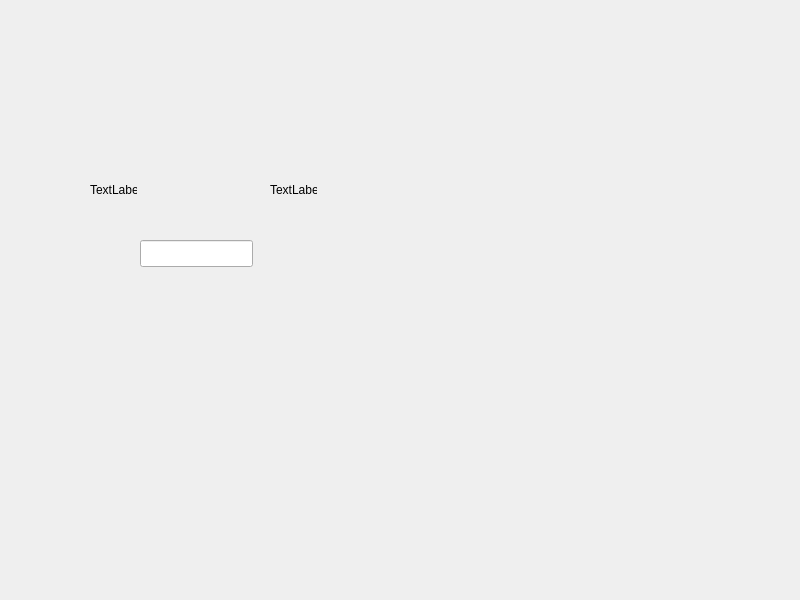
<?xml version="1.0" encoding="UTF-8"?>
<ui version="4.0">
 <class>Widget</class>
 <widget class="QWidget" name="Widget">
  <property name="geometry">
   <rect>
    <x>0</x>
    <y>0</y>
    <width>800</width>
    <height>600</height>
   </rect>
  </property>
  <property name="windowTitle">
   <string>Widget</string>
  </property>
  <widget class="QLabel" name="label">
   <property name="geometry">
    <rect>
     <x>90</x>
     <y>180</y>
     <width>47</width>
     <height>19</height>
    </rect>
   </property>
   <property name="text">
    <string>TextLabel</string>
   </property>
  </widget>
  <widget class="QLabel" name="label_2">
   <property name="geometry">
    <rect>
     <x>270</x>
     <y>180</y>
     <width>47</width>
     <height>19</height>
    </rect>
   </property>
   <property name="text">
    <string>TextLabel</string>
   </property>
  </widget>
  <widget class="QLineEdit" name="lineEdit">
   <property name="geometry">
    <rect>
     <x>140</x>
     <y>240</y>
     <width>113</width>
     <height>27</height>
    </rect>
   </property>
  </widget>
 </widget>
 <resources/>
 <connections/>
</ui>
